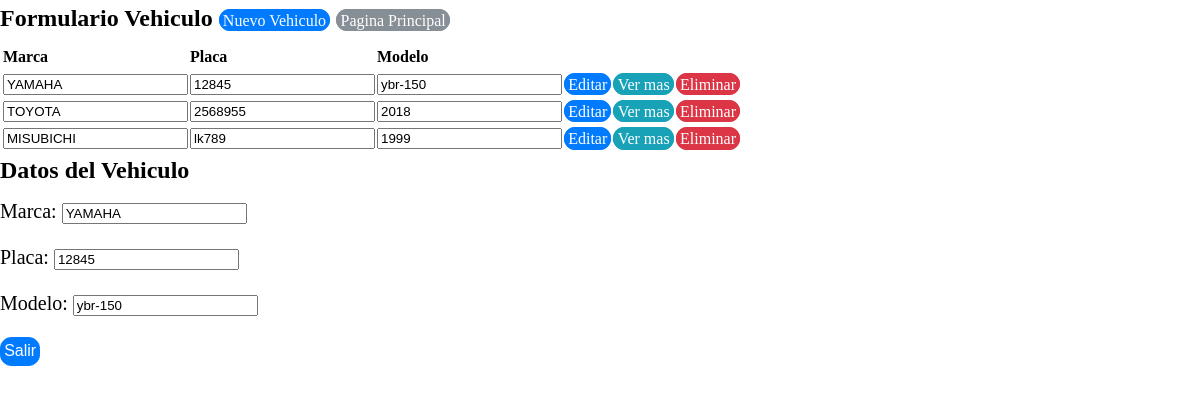
Screenshot of /view/registrovehiculo/RegistroVehiculo.php?action=ver&id=1 with the database file from the repository.
### tables this page shows
CREATE TABLE `tbvehiculos` (
  `vehiculoid` int(11) NOT NULL,
  `vehiculomarca` varchar(50) NOT NULL,
  `vehiculoplaca` varchar(50) NOT NULL,
  `vehiculomodelo` varchar(50) NOT NULL,
  `vehiculoestado` varchar(50) NOT NULL
);

### business/vehiculobusiness/vehiculoBusiness.php (called while the page is built, shortened)
<?php
class vehiculoBusiness {
    private $DataVehiculo;
    public function vehiculoBusiness() {
        require_once '../../data/datavehiculo/DataVehiculo.php';
        $this->DataVehiculo = new DataVehiculo();
    }
    public function mostrarVehiculo() {
        return $this->DataVehiculo->mostrarVehiculo();
    }
    public function buscarVehiculo($vehiculoid) {
        return $this->DataVehiculo->buscarVehiculo($vehiculoid);
    }
}
?>

### data/datavehiculo/DataVehiculo.php (called while the page is built, shortened)
<?php
class DataVehiculo {
    private $conexion;
    function DataVehiculo() {
        include_once '../../data/dbconexion/Conexion.php';
        $this->conexion = new Conexion();
    }
    public function buscarVehiculo($vehiculoid) {
        if ($this->conexion->crearConexion()->set_charset('utf8')) {
            $array = array();
            $buscarproducto = $this->conexion->crearConexion()->query("SELECT `vehiculoid`,
                    `vehiculomodelo`, `vehiculoplaca`, `vehiculomarca`
                    FROM `tbvehiculos` WHERE vehiculoid='".$vehiculoid."' AND vehiculoestado='1';");
            $this->conexion->cerrarConexion();
            while ($resultado = $buscarproducto->fetch_assoc()) {
                array_push($array, $resultado);
            }
                return $array;
        }
    }
    function mostrarVehiculo() {
        if ($this->conexion->crearConexion()->set_charset('utf8')) {
            $array = array();
            $mostrarproductos = $this->conexion->crearConexion()->query("SELECT `vehiculoid`, `vehiculomodelo`, `vehiculoplaca`, `vehiculomarca` FROM `tbvehiculos` WHERE vehiculoestado=1;");
            $this->conexion->cerrarConexion();
            while ($resultado = $mostrarproductos->fetch_assoc()) {
                array_push($array, $resultado);
            }
            return $array;
        }
    }
}
?>

### data/dbconexion/Conexion.php (called while the page is built, shortened)
<?php
class Conexion {
    private $server;
    private $user;
    private $password;
    private $dbname;
    function Conexion(){
        $this->server = "localhost";
        $this->user = "root";
        $this->password = "";
        $this->dbname = "bdexpressdjb";
    }
    function crearConexion(){
        $this->conexion  = mysqli_connect($this->server,$this->user,$this->password,$this->dbname);
        return $this->conexion;
    }
}

### view/registrovehiculo/RegistroVehiculo.php (the view, shortened to what this page needs)
<!DOCTYPE html>
<head>
    <link rel="stylesheet" href="../../css/estilo.css">
    <?php
    include '../../business/vehiculobusiness/vehiculoBusiness.php';
    ?>
</head>
<body>
    <?php
    $vehiculoBusiness = new vehiculoBusiness();
    $allBusiness = $vehiculoBusiness->mostrarVehiculo();
    ?>
    <h2>
        Formulario Vehiculo
        <a href="?action=registrar" class="btn btn-primary" >Nuevo Vehiculo</a>
        <a href="../ventanaprincipalview/VentanaPrincipalView.php" class="btn btn-secondary">Pagina Principal</a>
    </h2>
    <form  action="RegistroVehiculo.php" method="Post" >
        <table>
            <thead>
                <tr>
                    <th></th>
                    <th>Marca</th>
                    <th>Placa</th>
                    <th>Modelo</th>
                </tr>
            </thead>
            <?php foreach ($allBusiness as $current): ?>
                <tr>
                    <td><input type="hidden" name="vehiculoid"  class="vehiculoid" value="<?php echo $current['vehiculoid']; ?>" readonly  /> </td>
                    <td><input type="text" name="vehiculomarca"  class="vehiculomarca" value="<?php echo $current['vehiculomarca']; ?>" readonly /> </td>
                    <td><input type="text" name="vehiculoplaca"  class="vehiculoplaca" value="<?php echo $current['vehiculoplaca']; ?>" readonly /> </td>
                    <td><input type="text" name="vehiculomodelo"  class="vehiculomodelo" value="<?php echo $current['vehiculomodelo']; ?>" readonly /> </td>
                    <td><a href="?action=editar&id=<?php echo $current['vehiculoid']; ?> " class="btn btn-primary">Editar</a></td>
                    <td><a href="?action=ver&id=<?php echo $current['vehiculoid']; ?> " class="btn btn-info">Ver mas</a></td>
                    <td><a href="?action=eliminar&id=<?php echo $current['vehiculoid']; ?> " class="btn btn-danger">Eliminar</a></td>
                </tr>
            <?php endforeach ?>
        </table>
    </form>
    <?php
    if (isset($_REQUEST['action'])) {
        switch ($_REQUEST['action']) {
            case 'ver':
                $vehiculoAll = $vehiculoBusiness->buscarVehiculo($_REQUEST['id']);
                foreach ($vehiculoAll as $current) {
                    echo '<form  action="RegistroVehiculo.php" method="Post">';
                    echo '<h2>Datos del Vehiculo</h2>';
                    echo '<p>Marca: <input type="text" name="vehiculomarca" id="vehiculomarca" value="' . $current['vehiculomarca'] . '" readonly /></p>';
                    echo '<p>Placa: <input type="text" name="vehiculoplaca" id="vehiculoplaca"  value="' . $current['vehiculoplaca'] . '" readonly /></p>';
                    echo '<p>Modelo: <input type="text" name="vehiculomodelo" id="vehiculomodelo"  value="' . $current['vehiculomodelo'] . '" readonly /></p>';
                    echo '<p><input type="submit" class="btn btn-primary" value="Salir" name="salir" id="salir"/></p>';
                    echo '</form>';
                }
                break;
        }
    }
    ?>
</body>
</html>

### css/estilo.css (style rules this page uses)
body { margin: 0; font-family: verdana; font-size: 1rem; font-weight: normal; line-height: 1.5; color: black; background-color: window; }
h1, h2, h3, h4, h5, h6 { margin-top: 0; margin-bottom: .5rem; }
p { margin-top: 0; margin-bottom: 1rem; font-family: verdana; font-size: 20px; }
a { color: blue; text-decoration: none; background-color: transparent; -webkit-text-decoration-skip: objects; }
table { border-collapse: collapse; }
th { text-align: left; }
.btn { font-weight: normal; text-align: center; white-space: nowrap; vertical-align: middle; border: 1px solid transparent; padding: 0.1rem 0.2rem; font-size: 1rem; line-height: 1.5; border-radius: 0.70rem; transition: all 0.15s ease-in-out; }
.btn-primary { color: #fff; background-color: #007bff; border-color: #007bff; }
.btn-secondary { color: #fff; background-color: #868e96; border-color: #868e96; }
.btn-info { color: #fff; background-color: #17a2b8; border-color: #17a2b8; }
.btn-danger { color: #fff; background-color: #dc3545; border-color: #dc3545; }

### rows the page displays
tbvehiculos: vehiculomarca "YAMAHA", vehiculoplaca "12845", vehiculomodelo "ybr-150"
tbvehiculos: vehiculomarca "TOYOTA", vehiculoplaca "2568955", vehiculomodelo "2018"
tbvehiculos: vehiculomarca "MISUBICHI", vehiculoplaca "lk789", vehiculomodelo "1999"
